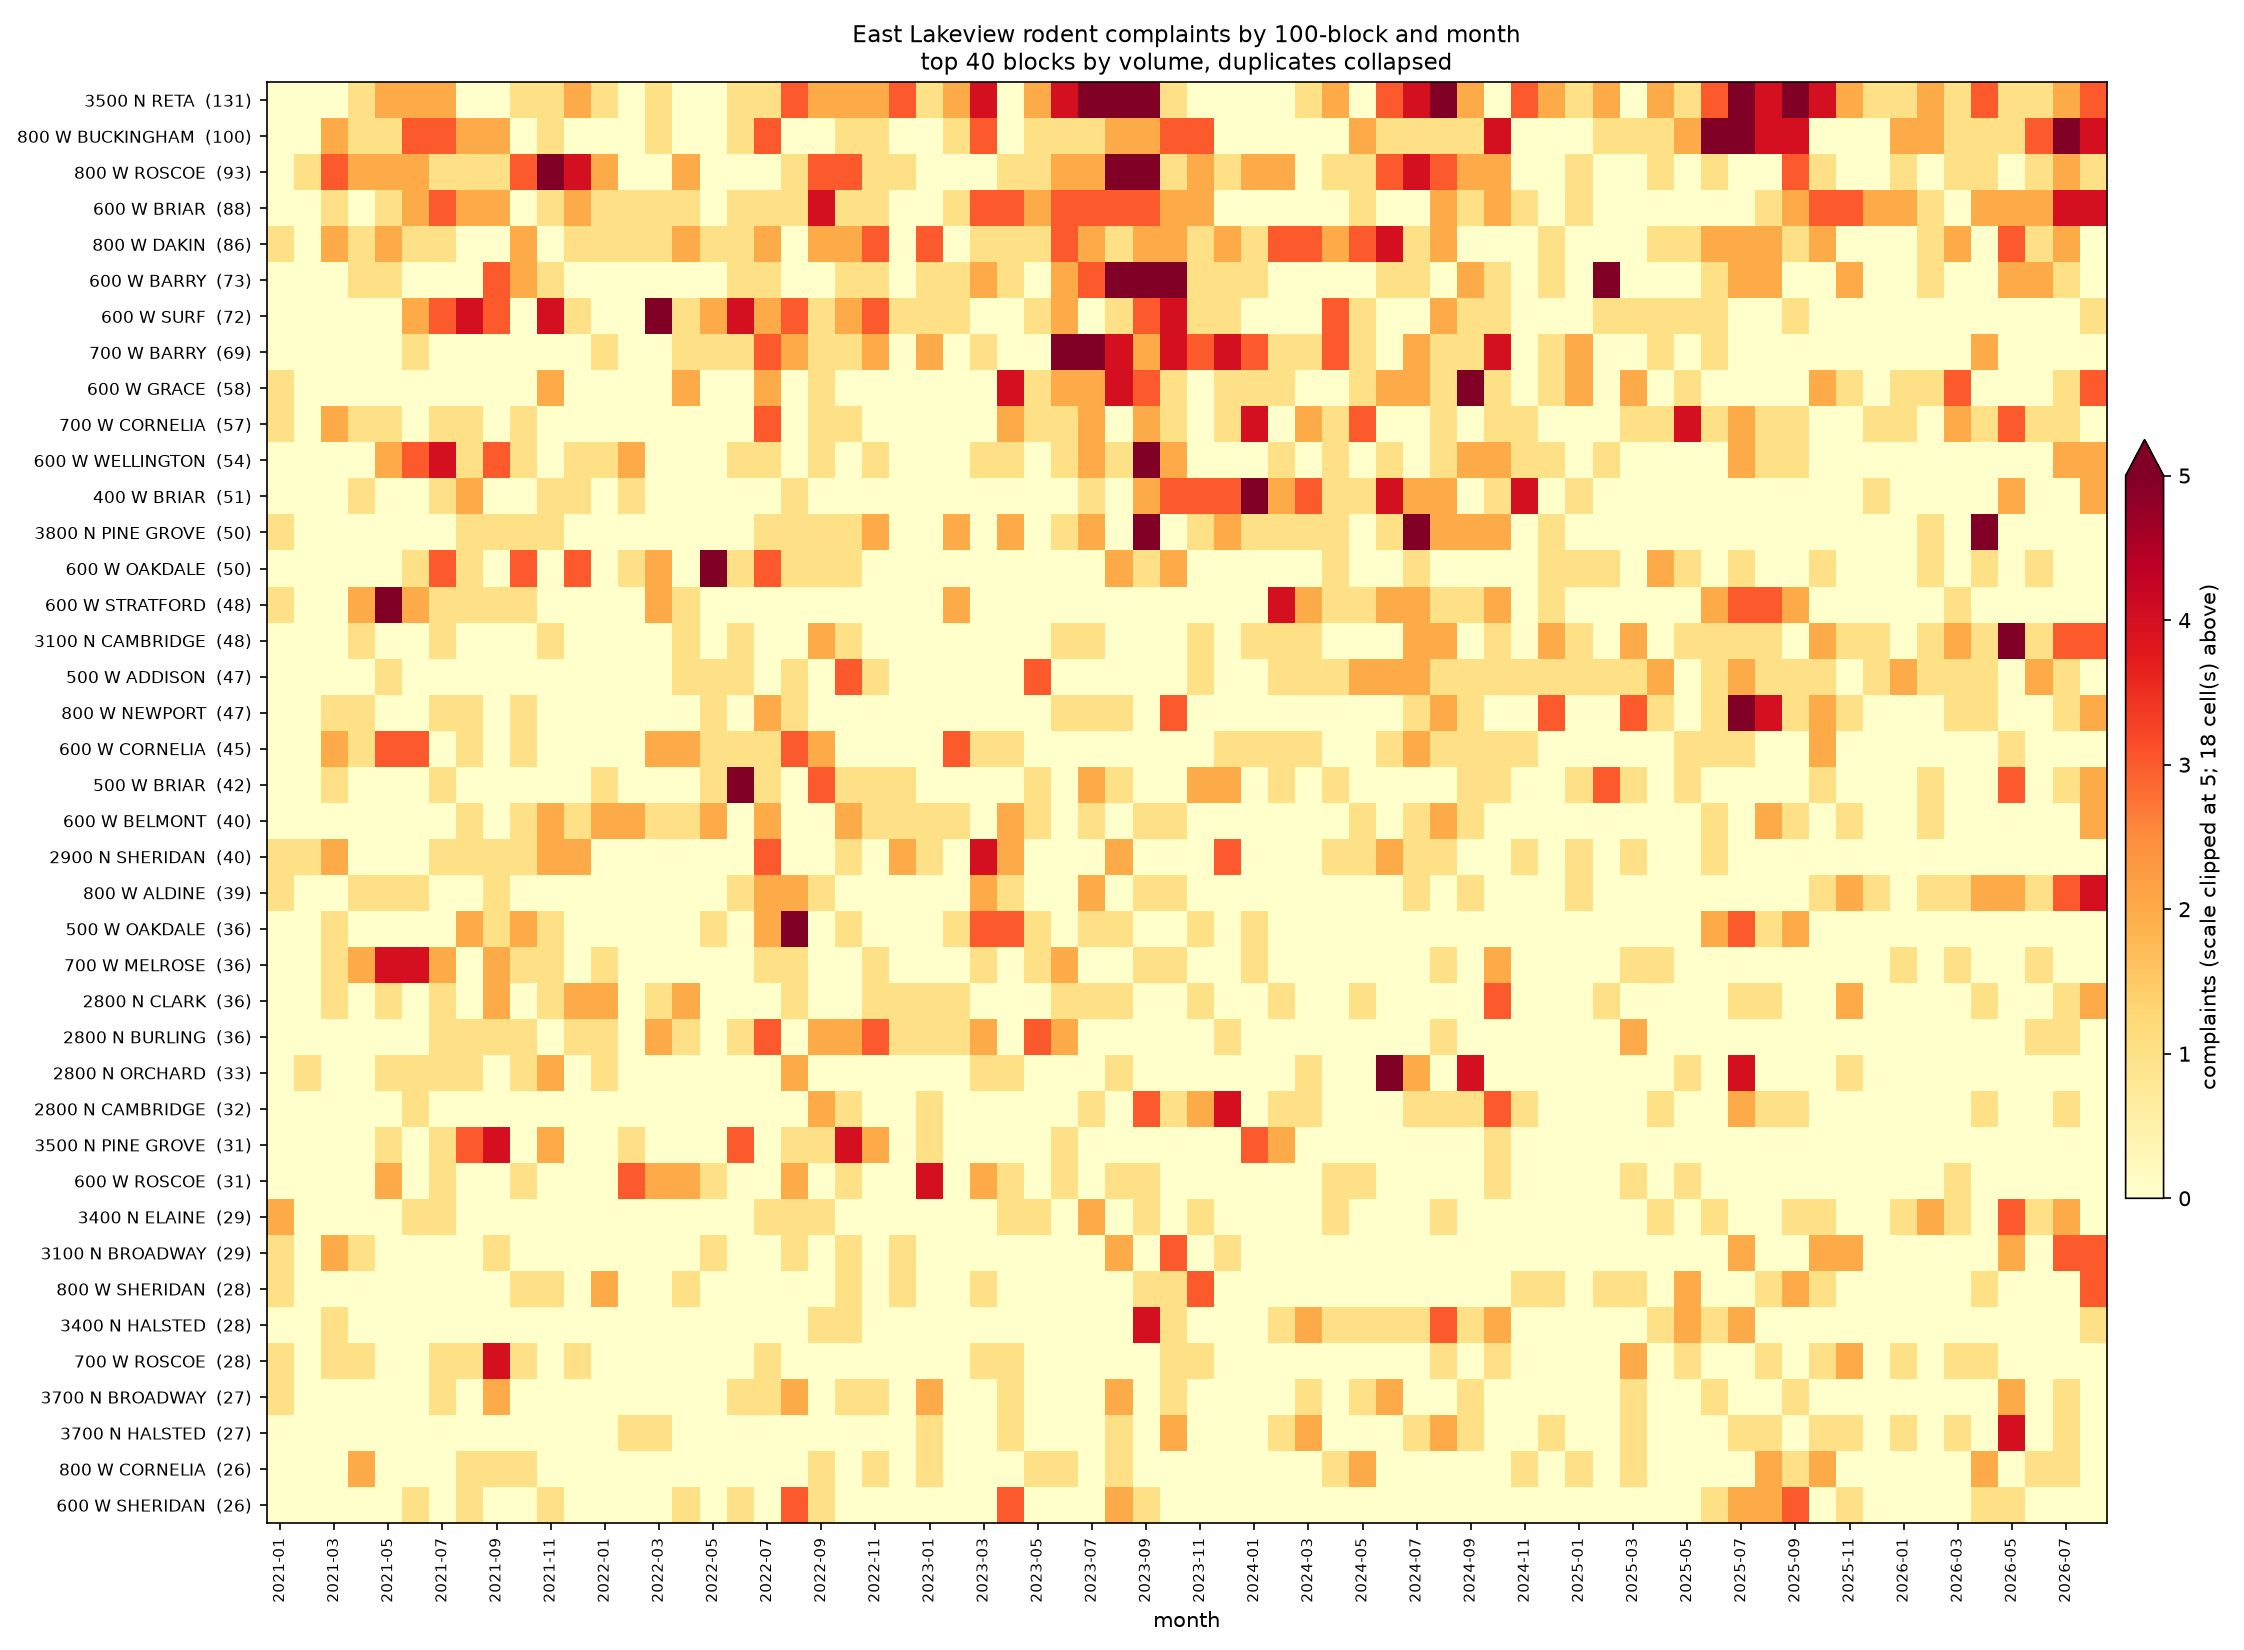

Here is the Python script that generated this plot:
"""East Lakeview rodent complaints: persistent blocks vs one-off spikes. Throwaway.

Runs the whole thing in one shot:
  Step 1  prints the recon (real sr_type values, real field names, null counts,
          duplicate-flag usage) so the filters are verified at runtime, not guessed
  Step 2  pulls 2021-01-01 to present, analyzed both with duplicates in and collapsed
  Step 3  buckets to 100-blocks, reports what it had to drop
  Step 4  heatmap PNG, top 40 blocks by volume, months as columns
  Step 5  PERSISTENCE and SPIKINESS ranked side by side, plus how much each is
          just volume wearing a hat

Usage:
    python3 rat_blocks.py                  # pull from Socrata
    python3 rat_blocks.py --csv rats.csv   # or work from a local extract
    python3 rat_blocks.py --dupes          # chart the duplicates-included cut instead
"""
import argparse
import json
import re
import sys
import time
import urllib.parse
import urllib.request

import matplotlib
matplotlib.use("Agg")
import matplotlib.pyplot as plt
import numpy as np
import pandas as pd

DATASET = "v6vf-nfxy"          # 311 Service Requests, Dec 2018 onward
BASE = f"https://data.cityofchicago.org/resource/{DATASET}.json"
START = "2021-01-01"
COMMUNITY_AREA = 6             # Lake View (numeric column, do not quote)
PAGE = 50000

# ---------------------------------------------------------------------------
# PLACEHOLDER GEOGRAPHY. "East Lakeview" has no official boundary and this repo
# had no existing filter to reuse. This box is Diversey -> Irving Park, Halsted
# -> the lake. If the Rats of Lakeview map draws it differently, change this --
# it will change which blocks rank.
# ---------------------------------------------------------------------------
LAT_MIN, LAT_MAX = 41.9320, 41.9560
LNG_MIN, LNG_MAX = -87.6520, -87.6200

TOP_N_CHART = 40
TOP_N_LIST = 15


# --------------------------------------------------------------------- fetch
def _get(url, tries=6):
    """Socrata through this proxy drops connections intermittently; retry."""
    delay = 2
    for attempt in range(1, tries + 1):
        try:
            req = urllib.request.Request(
                url, headers={"Accept": "application/json",
                              "User-Agent": "lakeview-rat-blocks/1.0"})
            with urllib.request.urlopen(req, timeout=180) as r:
                return json.load(r)
        except Exception as e:
            if attempt == tries:
                raise
            print(f"    retry {attempt}/{tries - 1} after {type(e).__name__}: {e}",
                  file=sys.stderr)
            time.sleep(delay)
            delay = min(delay * 2, 30)


def soql(**params):
    p = {f"${k}": v for k, v in params.items() if v is not None}
    return _get(BASE + "?" + urllib.parse.urlencode(p))


def rodent_types():
    """Step 1a: ask the data which sr_type values exist, don't guess a string."""
    rows = soql(
        select="sr_type, count(1) as n",
        where=(f"created_date >= '{START}T00:00:00' AND "
               "(upper(sr_type) like '%RODENT%' OR upper(sr_type) like '%RAT%')"),
        group="sr_type", order="n DESC", limit=100)
    print("=" * 72)
    print("STEP 1a  sr_type values matching rodent/rat (citywide, since " + START + ")")
    print("=" * 72)
    # '%RAT%' also matches "inaccuRATe". Require RODENT or RAT as a whole word.
    keep = []
    for r in rows:
        toks = set(re.split(r"[^A-Z]+", r["sr_type"].upper()))
        hit = bool(toks & {"RODENT", "RAT", "RATS"})
        if hit:
            keep.append(r["sr_type"])
        flag = "keep" if hit else "DROP (substring match)"
        print(f"  {int(r['n']):>9,}  {r['sr_type']:<44} {flag}")
    if not keep:
        sys.exit("  none matched -- the type name changed, widen the LIKE")
    return keep


def fetch_all(types):
    clause = " OR ".join("sr_type = '%s'" % t.replace("'", "''") for t in types)
    where = (f"created_date >= '{START}T00:00:00' AND "
             f"community_area = {COMMUNITY_AREA} AND ({clause})")
    frames, offset = [], 0
    while True:
        chunk = soql(where=where, limit=PAGE, offset=offset)
        frames.extend(chunk)
        if len(chunk) < PAGE:
            break
        offset += PAGE
    return pd.DataFrame(frames)


# ------------------------------------------------------------------- columns
def pick(df, *cands):
    for c in cands:
        if c in df.columns:
            return c
    return None


def recon(df):
    """Step 1b-d: real field names, null rates, duplicate flagging."""
    print("\n" + "=" * 72)
    print(f"STEP 1b  field names present ({len(df):,} rows, Lake View, since {START})")
    print("=" * 72)
    print("  " + ", ".join(sorted(df.columns)))

    cols = {
        "street number": pick(df, "street_number", "street_num", "address_street_number"),
        "direction":     pick(df, "street_direction", "street_dir", "address_street_direction"),
        "street name":   pick(df, "street_name", "address_street_name"),
        "street type":   pick(df, "street_type", "street_suffix", "address_street_suffix"),
        "latitude":      pick(df, "latitude", "lat"),
        "longitude":     pick(df, "longitude", "lon", "lng"),
    }
    print("\n  resolved:")
    for label, c in cols.items():
        print(f"    {label:<15} -> {c if c else 'NOT FOUND'}")

    print("\n" + "=" * 72)
    print("STEP 1c  null counts")
    print("=" * 72)
    n = len(df)
    for label, c in cols.items():
        if not c:
            continue
        miss = int(df[c].isna().sum() + (df[c].astype(str).str.strip() == "").sum())
        print(f"  {label:<15} ({c:<18}) null/blank {miss:>7,}  ({miss / n:.1%})")
    both_geo = [c for c in (cols["latitude"], cols["longitude"]) if c]
    if both_geo:
        nogeo = int(df[both_geo].isna().any(axis=1).sum())
        print(f"  {'no lat AND/OR lng':<15} {'':<20} {nogeo:>18,}  ({nogeo / n:.1%})")

    print("\n" + "=" * 72)
    print("STEP 1d  duplicate flagging")
    print("=" * 72)
    dup_c = pick(df, "duplicate", "is_duplicate", "duplicate_of")
    par_c = pick(df, "parent_sr_number", "parent_request_number", "parent_sr")
    if dup_c:
        flags = df[dup_c].astype(str).str.lower().isin(["true", "1", "y", "yes"])
        print(f"  {dup_c:<22} true on {int(flags.sum()):,} of {n:,} ({flags.mean():.1%})")
    else:
        print("  no boolean duplicate field found")
    if par_c:
        has = df[par_c].notna() & (df[par_c].astype(str).str.strip() != "")
        print(f"  {par_c:<22} set on {int(has.sum()):,} of {n:,} ({has.mean():.1%})")
    else:
        print("  no parent-request field found")
    if not dup_c and not par_c:
        print("  -> will fall back to collapsing same-block-same-day repeats")
    return cols, dup_c, par_c


# -------------------------------------------------------------- transform
def geo_filter(df, cols):
    lat_c, lng_c = cols["latitude"], cols["longitude"]
    if not lat_c or not lng_c:
        print("\n  !! no coordinate columns; keeping all of Lake View (too wide)")
        return df, 0, 0
    lat = pd.to_numeric(df[lat_c], errors="coerce")
    lng = pd.to_numeric(df[lng_c], errors="coerce")
    nogeo = int((lat.isna() | lng.isna()).sum())
    keep = (lat.between(LAT_MIN, LAT_MAX) & lng.between(LNG_MIN, LNG_MAX))
    outside = int((~keep & ~(lat.isna() | lng.isna())).sum())
    return df[keep].copy(), nogeo, outside


def to_blocks(df, cols):
    """Step 3: 1247 N BROADWAY -> '1200 N BROADWAY'."""
    raw = df[cols["street number"]].astype(str).str.strip()
    # "1247-1249" / "1247 REAR" -> 1247; keep the leading number, drop the rest
    num = pd.to_numeric(raw.str.extract(r"^(\d+)", expand=False), errors="coerce")
    ok_num = num.notna() & (num > 0)

    def clean(c):
        if not c:
            return pd.Series([""] * len(df), index=df.index)
        return df[c].fillna("").astype(str).str.strip().str.upper()

    direction, name, stype = clean(cols["direction"]), clean(cols["street name"]), clean(cols["street type"])
    ok = ok_num & (name != "")
    hundred = (num // 100 * 100)

    dropped = int((~ok).sum())
    out = df.loc[ok].copy()
    h = hundred.loc[ok].astype(np.int64).astype(str)
    parts = pd.DataFrame({"h": h, "d": direction.loc[ok],
                          "n": name.loc[ok], "t": stype.loc[ok]}, index=out.index)
    out["block"] = [" ".join(p for p in row if p) for row in parts.itertuples(index=False)]
    return out, dropped


def collapse(df, dup_c, par_c):
    """Drop rows the city itself marks as duplicates of another request."""
    mask = pd.Series(False, index=df.index)
    if dup_c:
        mask |= df[dup_c].astype(str).str.lower().isin(["true", "1", "y", "yes"])
    if par_c:
        mask |= df[par_c].notna() & (df[par_c].astype(str).str.strip() != "")
    if not dup_c and not par_c:
        keep = ~df.duplicated(subset=["block", "month"], keep="first")
        return df[keep].copy(), int((~keep).sum())
    return df[~mask].copy(), int(mask.sum())


# --------------------------------------------------------------- analysis
def matrix(df, months):
    """months is pinned by the caller so every cut shares one denominator."""
    m = (df.groupby(["block", "month"]).size().unstack(fill_value=0))
    m = m.reindex(columns=months, fill_value=0)
    return m.loc[m.sum(axis=1).sort_values(ascending=False).index]


def scores(m):
    total = m.sum(axis=1)
    return pd.DataFrame({
        "total": total,
        "persistence": (m > 0).sum(axis=1) / m.shape[1],
        "spikiness": m.max(axis=1) / total.replace(0, np.nan),
        "peak_month": m.idxmax(axis=1).astype(str),
    })


def spearman(a, b):
    """Rank correlation without pulling in scipy."""
    a, b = a.rank(), b.rank()
    if a.std() == 0 or b.std() == 0:
        return float("nan")
    return float(a.corr(b))


def report(label, m, s, min_total=20):
    print("\n" + "=" * 72)
    print(f"STEP 5  {label}   ({m.shape[0]:,} blocks x {m.shape[1]} months, "
          f"{int(m.values.sum()):,} complaints)")
    print("=" * 72)
    pers = s.sort_values(["persistence", "total"], ascending=False).head(TOP_N_LIST)
    spik = (s[s["total"] >= min_total]
            .sort_values(["spikiness", "total"], ascending=False).head(TOP_N_LIST))

    print(f"\n{'PERSISTENCE (share of months w/ >=1)':<44}   {'SPIKINESS (biggest month / total)':<44}")
    print(f"{'#':<3}{'block':<26}{'mo%':>6}{'tot':>6}   {'#':<3}{'block':<26}{'max%':>6}{'tot':>6}")
    print("-" * 94)
    for i in range(TOP_N_LIST):
        L = R = " " * 41
        if i < len(pers):
            r = pers.iloc[i]
            L = f"{i+1:<3}{pers.index[i][:25]:<26}{r['persistence']:>5.0%}{int(r['total']):>6}"
        if i < len(spik):
            r = spik.iloc[i]
            R = f"{i+1:<3}{spik.index[i][:25]:<26}{r['spikiness']:>5.0%}{int(r['total']):>6}"
        print(f"{L}   {R}")

    print("\n  -- are these just volume in disguise? --")
    sub = s[s["total"] >= min_total]
    print(f"  (restricted to the {len(sub)} blocks with >= {min_total} complaints)")
    print(f"  spearman(persistence, total) = {spearman(sub['persistence'], sub['total']):+.2f}"
          "   (near +1.0 => persistence is a volume proxy)")
    print(f"  spearman(spikiness,   total) = {spearman(sub['spikiness'], sub['total']):+.2f}"
          "   (near -1.0 => spikiness is just 'low volume')")
    print(f"  spearman(persistence, spikiness) = "
          f"{spearman(sub['persistence'], sub['spikiness']):+.2f}")
    overlap = set(pers.index) & set(spik.index)
    print(f"  blocks in BOTH top-{TOP_N_LIST} lists: {len(overlap)}"
          + (f"  {sorted(overlap)}" if overlap else "  (fully disjoint)"))

    structural = pers[pers.index.isin(s[s["spikiness"] <= s["spikiness"].median()].index)]
    if len(structural):
        print(f"\n  STRUCTURAL (high persistence, below-median spikiness):")
        for b, r in structural.head(8).iterrows():
            print(f"    {b:<30} {r['persistence']:>4.0%} of months, {int(r['total']):>4} total")
    event = spik[spik.index.isin(s[s["persistence"] <= s["persistence"].median()].index)]
    if len(event):
        print(f"\n  EVENT (high spikiness, below-median persistence):")
        for b, r in event.head(8).iterrows():
            print(f"    {b:<30} {r['spikiness']:>4.0%} in {r['peak_month']}, {int(r['total']):>4} total")
    return pers, spik


def heatmap(m, label, path):
    top = m.head(TOP_N_CHART)
    fig, ax = plt.subplots(figsize=(max(10, m.shape[1] * 0.22), 11))
    # Rat complaints are heavily skewed -- one spike month otherwise flattens
    # every other cell to white. Clip the scale at the 98th percentile of
    # non-zero cells so the mid-range stays readable; spikes just top out.
    nz = top.values[top.values > 0]
    vmax = float(np.percentile(nz, 98)) if nz.size else 1.0
    vmax = max(vmax, 1.0)
    clipped = int((top.values > vmax).sum())
    im = ax.imshow(top.values, aspect="auto", cmap="YlOrRd",
                   interpolation="nearest", vmin=0, vmax=vmax)
    ax.set_yticks(range(len(top)))
    ax.set_yticklabels([f"{b}  ({int(t)})" for b, t in zip(top.index, top.sum(axis=1))], fontsize=8)
    labels = [str(p) for p in top.columns]
    step = max(1, len(labels) // 30)
    ax.set_xticks(range(0, len(labels), step))
    ax.set_xticklabels(labels[::step], rotation=90, fontsize=7)
    ax.set_xlabel("month")
    ax.set_title(f"East Lakeview rodent complaints by 100-block and month\n"
                 f"top {len(top)} blocks by volume, {label}", fontsize=11)
    cb_label = ("complaints" if not clipped
                else f"complaints (scale clipped at {vmax:.0f}; "
                     f"{clipped} cell(s) above)")
    fig.colorbar(im, ax=ax, label=cb_label, extend="max" if clipped else "neither",
                 fraction=0.02, pad=0.01)
    fig.tight_layout()
    fig.savefig(path, dpi=150)
    print(f"\n  wrote {path}")


# ------------------------------------------------------------------- main
def main():
    ap = argparse.ArgumentParser()
    ap.add_argument("--csv", help="local extract instead of the Socrata pull")
    ap.add_argument("--dupes", action="store_true",
                    help="chart the duplicates-included cut (default: collapsed)")
    ap.add_argument("--out", default="rat_blocks.png")
    ap.add_argument("--min-total", type=int, default=20,
                    help="min complaints for a block to enter the SPIKINESS list "
                         "(low floors just rank tiny blocks; default 20)")
    ap.add_argument("--merge-street-type", action="store_true",
                    help="fold 'N CLARK ST'/'N CLARK AVE'/'N CLARK' into one block")
    a = ap.parse_args()

    if a.csv:
        df = pd.read_csv(a.csv, dtype=str, low_memory=False)
        print(f"loaded {len(df):,} rows from {a.csv}")
    else:
        df = fetch_all(rodent_types())
        print(f"\npulled {len(df):,} rows")
    if df.empty:
        sys.exit("no rows")

    cols, dup_c, par_c = recon(df)

    date_c = pick(df, "created_date", "creation_date", "requested_datetime")
    df["month"] = pd.to_datetime(df[date_c], errors="coerce").dt.to_period("M")
    nodate = int(df["month"].isna().sum())
    df = df[df["month"].notna()]

    df, nogeo, outside = geo_filter(df, cols)
    df, dropped = to_blocks(df, cols)
    if a.merge_street_type:
        df["block"] = df["block"].str.replace(
            r"\s+(ST|AVE|RD|BLVD|DR|PL|PKWY|CT|TER|LN|WAY)$", "", regex=True)
        print("  (street_type folded into the block key)")

    print("\n" + "=" * 72)
    print("STEPS 2-3  what got dropped")
    print("=" * 72)
    print(f"  unparseable created_date          {nodate:>7,}")
    print(f"  null lat/lng (can't place)        {nogeo:>7,}")
    print(f"  outside the East Lakeview box     {outside:>7,}")
    print(f"  no usable street number/name      {dropped:>7,}")
    print(f"  -> {len(df):,} rows across {df['block'].nunique():,} blocks")

    stem = df["block"].str.replace(r"\s+(ST|AVE|RD|BLVD|DR|PL|PKWY|CT|TER|LN|WAY)$", "",
                                   regex=True)
    frag = (df.assign(stem=stem).groupby("stem")["block"].nunique())
    frag = frag[frag > 1]
    if len(frag):
        print(f"\n  !! {len(frag)} block(s) fragmented by inconsistent street_type -- "
              "same block spelled several ways:")
        for st in frag.head(8).index:
            variants = sorted(df.loc[stem == st, "block"].unique())
            print(f"     {st:<26} -> {variants}")
        print("     these split one real block's counts across rows and will DEFLATE its")
        print("     persistence score. Re-run with --merge-street-type to fold them together.")

    kept, n_dup = collapse(df, dup_c, par_c)
    print(f"  duplicates collapsed away          {n_dup:>7,}  ({n_dup / max(len(df),1):.1%})")

    months = pd.period_range(df["month"].min(), df["month"].max(), freq="M")
    print(f"  observation window: {months[0]} .. {months[-1]}  ({len(months)} months)")
    m_all, m_col = matrix(df, months), matrix(kept, months)
    s_all, s_col = scores(m_all), scores(m_col)
    p_all, k_all = report("DUPLICATES INCLUDED", m_all, s_all, a.min_total)
    p_col, k_col = report("DUPLICATES COLLAPSED", m_col, s_col, a.min_total)

    print("\n" + "=" * 72)
    print("DOES COLLAPSING DUPLICATES CHANGE THE ANSWER?")
    print("=" * 72)
    for nm, x, y in (("persistence", p_all, p_col), ("spikiness", k_all, k_col)):
        same = len(set(x.index) & set(y.index))
        print(f"  top-{TOP_N_LIST} {nm:<12} {same}/{TOP_N_LIST} blocks in common"
              f"{'  -- SAME STORY' if same >= TOP_N_LIST - 2 else '  -- RANKING MOVES, use collapsed'}")
        moved = [b for b in x.index if b not in y.index]
        if moved:
            print(f"      dropped out when collapsed: {moved}")

    heatmap(*( (m_all, "duplicates included") if a.dupes else (m_col, "duplicates collapsed") ), a.out)


if __name__ == "__main__":
    main()
